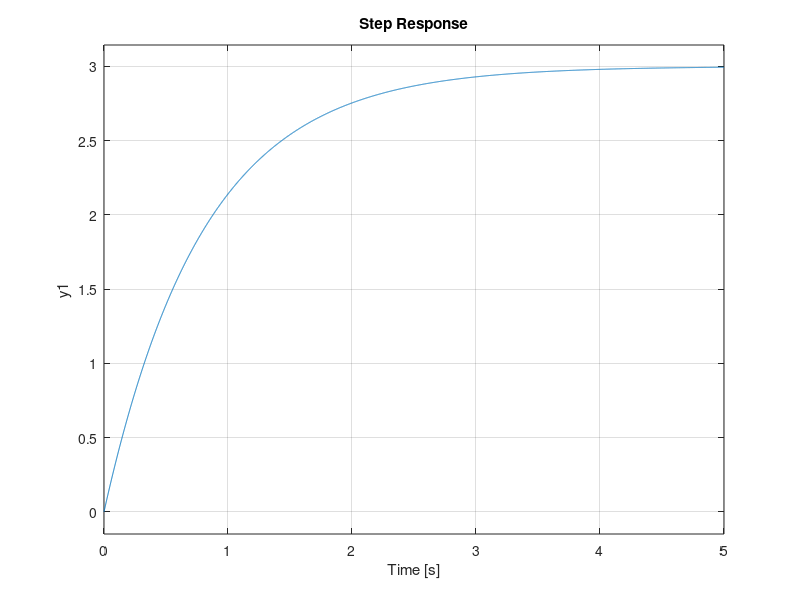

MATLAB code to generate this figure:
s=tf('s');
t=[0.2 0.4 0.8 3];
for i=1:4; t1=0:0.001:5;
    n=t(i);
    d=((0.8*s)+1)
    g=n/d
    subplot(4,1,i)
    step(g,t1)
end